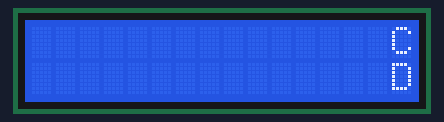
This sketch was run on a simulated Arduino Uno, built with avr-gcc and run on an emulated ATmega328P. Parts: 16×2 character LCD.

Above: at 0.1 s.
At 1.6 s:
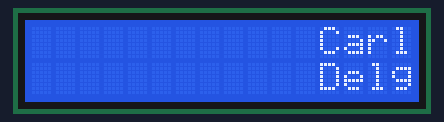
At 2.6 s:
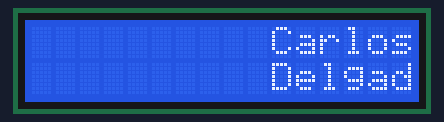
At 3.6 s:
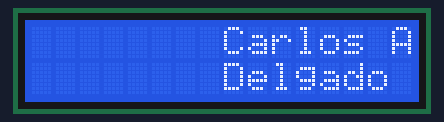
At 5.6 s:
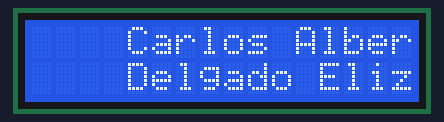
At 7.6 s:
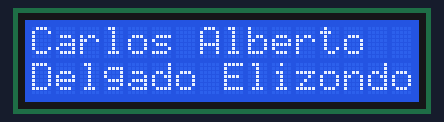

Measured:
- by itself, everything shown: repeats every 9.0 s, in 17 steps
- what the display in image 1 shows lasts 0.5 s, from 1.6 s to 2.1 s
- what the display in image 5 shows lasts 1.5 s, from 7.6 s to 9.1 s

The sketch:

p2_LCD.ino
```cpp
#include <LiquidCrystal.h>
/*
 * 12 - le da RS
 * 11 - E
 * 5  - D4
 * 4- D5
 * 3 - D6
 * 2 - D7
 */

String nombre =   "Carlos Alberto  ";
String apellido = "Delgado Elizondo";
int pos, colIni;
LiquidCrystal lcd(12, 11, 5, 4, 3, 2);
void setup() {
  lcd.begin(16, 2); // set up the LCD's number of columns and rows:
  Serial.begin(9600);
  colIni = 16;
}

void loop() {

  lcd.setCursor(colIni, 0);
  lcd.print(nombre);
  lcd.setCursor(colIni, 1);
  lcd.print(apellido);
  pos = colIni;
  while(pos != 0){
    lcd.scrollDisplayLeft();
    delay(500);
    --pos;
  }

  delay(1000);

  lcd.clear();


}
```
